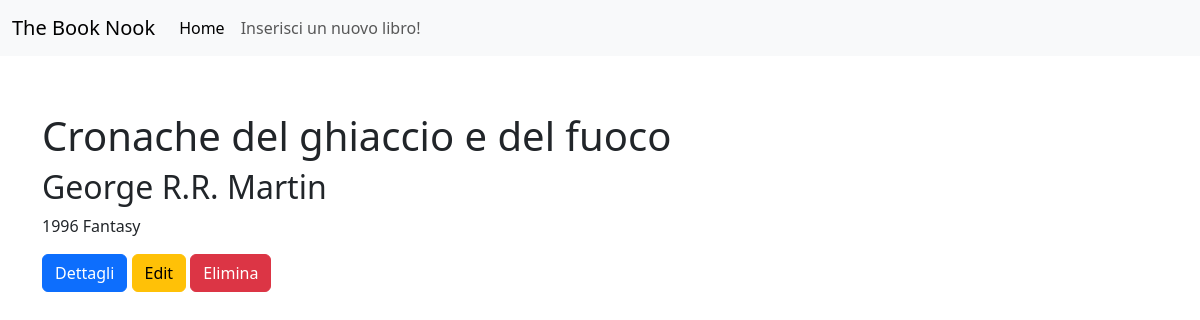
The app's page /details.php?id=3 with its own data.
### tables this page shows
CREATE TABLE `libri` (
  `id` smallint(6) NOT NULL,
  `titolo` varchar(500) NOT NULL,
  `autore` varchar(500) NOT NULL,
  `anno_pubblicazione` int(11) NOT NULL,
  `genere` varchar(500) NOT NULL
);

### details.php (the view, shortened to what this page needs)
<?php
include __DIR__ . '/includes/db.php';
$stmt = $pdo->prepare('SELECT * FROM libri WHERE id = ?');
$stmt->execute([$_GET["id"]]);
$row = $stmt->fetch();
include __DIR__ . '/includes/initial.php';
?>
<h1><img src="<?= $row['cover'] ?>"></h1>
<h1><?= $row['titolo'] ?></h1>
<h2><?= $row['autore'] ?></h2>
<p><?= $row['anno_pubblicazione'] . " " . $row['genere'] ?></p>
<a href="/FSD%20IFOA/BE-S1-L5/details.php?id=<?= $row['id'] ?>" class="btn btn-primary">Dettagli</a>
<a href="/FSD%20IFOA/BE-S1-L5/edit.php?id=<?= $row['id'] ?>" class="btn btn-warning">Edit</a>
<a href="/FSD%20IFOA/BE-S1-L5/delete.php?id=<?= $row['id'] ?>" class="btn btn-danger">Elimina</a>
<?php
include __DIR__ . '/includes/end.php';

### records on screen
libri: titolo "Cronache del ghiaccio e del fuoco", autore "George R.R. Martin", anno_pubblicazione "1996", genere "Fantasy"
